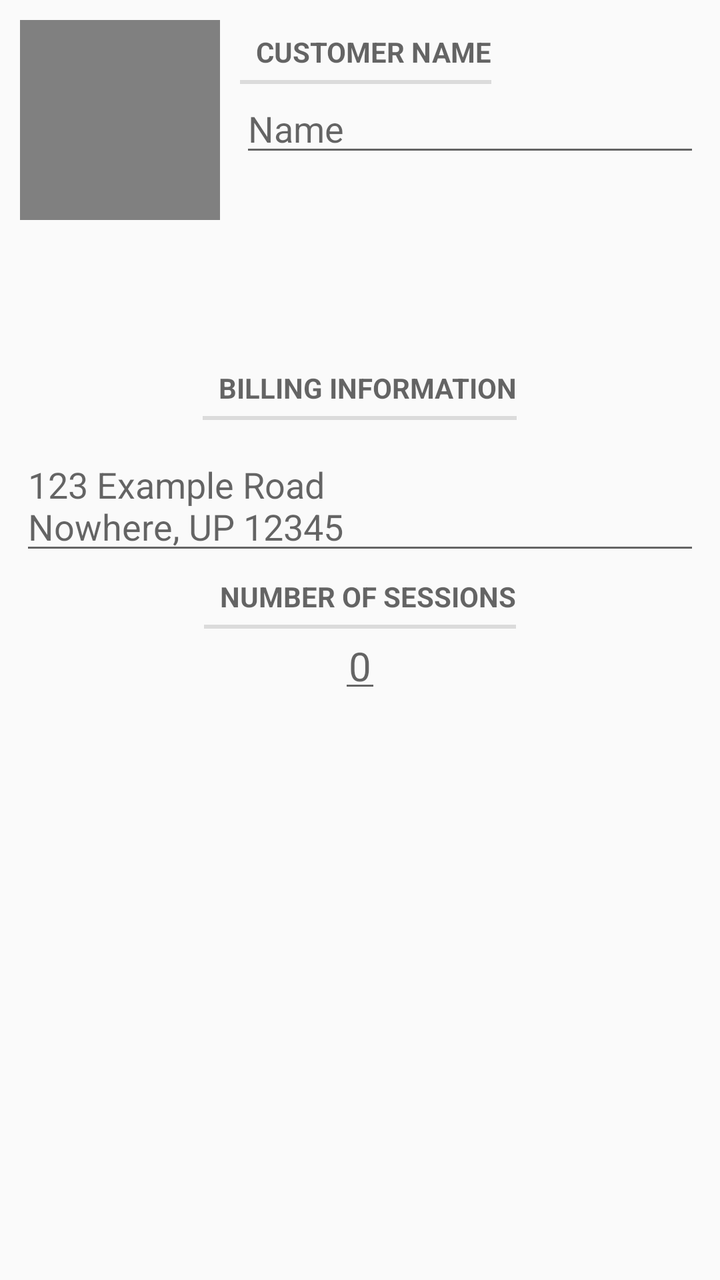
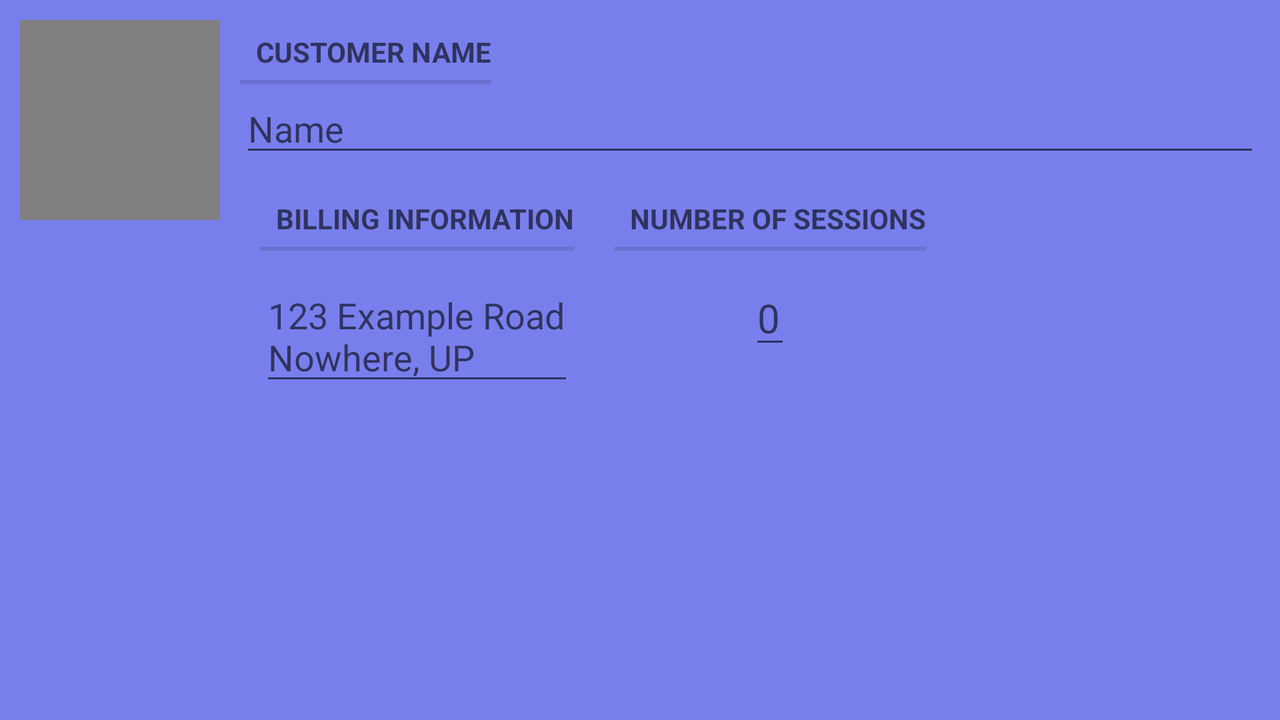

An Android layout and its configuration variant, each rendered on a device that would load it. The default file and the variant file are quoted in full after the pictures.
<!-- AndroidManifest.xml: application theme AppTheme -->
<!-- res/layout/fragment_add_customer.xml -->
<?xml version="1.0" encoding="utf-8"?>
<ScrollView
    xmlns:android="http://schemas.android.com/apk/res/android"
    android:layout_width="match_parent"
    android:layout_height="match_parent"
    android:fillViewport="true">

    <LinearLayout
        android:layout_width="match_parent"
        android:layout_height="wrap_content"
        android:orientation="vertical" >

        <LinearLayout
            android:layout_width="match_parent"
            android:layout_height="wrap_content"
            android:orientation="horizontal">

            <LinearLayout
                android:layout_width="wrap_content"
                android:layout_height="wrap_content"
                android:orientation="vertical">

                <ImageView
                    android:id="@+id/add_customer_imageview"
                    android:layout_width="100dp"
                    android:layout_height="100dp"
                    android:scaleType="fitXY"
                    android:background="@color/image_background"
                    android:layout_margin="10dp"
                    android:contentDescription="@string/customer_image"/>

                <ImageButton
                    android:id="@+id/add_customer_imagebutton"
                    android:layout_width="wrap_content"
                    android:layout_height="wrap_content"
                    android:layout_gravity="center_horizontal"
                    android:src="@mipmap/ic_camera"
                    android:contentDescription="@string/image_button"
                    style="?android:attr/buttonBarButtonStyle"/>
            </LinearLayout>
            <LinearLayout
                android:layout_width="match_parent"
                android:layout_height="wrap_content"
                android:orientation="vertical">

                <TextView
                    android:layout_width="wrap_content"
                    android:layout_height="wrap_content"
                    android:text="@string/customer_name"
                    android:layout_marginTop="10dp"
                    style="?android:listSeparatorTextViewStyle"/>

                <EditText
                    android:id="@+id/add_customer_name"
                    android:layout_width="match_parent"
                    android:layout_height="wrap_content"
                    android:layout_marginRight="10dp"
                    android:layout_marginEnd="10dp"
                    android:hint="@string/customer_name_hint"/>
            </LinearLayout>
        </LinearLayout>

        <TextView
            android:layout_width="wrap_content"
            android:layout_height="wrap_content"
            android:layout_margin="10dp"
            android:text="@string/billing_information"
            android:layout_gravity="center_horizontal"
            style="?android:listSeparatorTextViewStyle"/>

        <EditText
            android:id="@+id/add_customer_billinginfo"
            android:layout_width="match_parent"
            android:layout_height="wrap_content"
            android:layout_marginLeft="10dp"
            android:layout_marginRight="10dp"
            android:hint="@string/billing_information_hint"/>

        <TextView
            android:layout_width="wrap_content"
            android:layout_height="wrap_content"
            android:text="@string/number_of_sessions"
            android:layout_gravity="center_horizontal"
            style="?android:listSeparatorTextViewStyle"/>

        <EditText
            android:id="@+id/add_customer_session_number"
            android:layout_width="wrap_content"
            android:layout_height="wrap_content"
            android:padding="5dp"
            android:hint="@string/placeholder_number"
            android:inputType="number"
            android:layout_gravity="center_horizontal"
            android:textSize="20sp"/>
    </LinearLayout>
</ScrollView>
<!-- resources referenced by this layout -->
<resources>
  <color name="image_background">#808080</color>
  <string name="billing_information">Billing Information</string>
  <string name="billing_information_hint">123 Example Road\nNowhere, UP 12345</string>
  <string name="customer_image">Picture of customer</string>
  <string name="customer_name">Customer Name</string>
  <string name="customer_name_hint">Name</string>
  <string name="image_button">Button to take picture of customer</string>
  <string name="number_of_sessions">Number of Sessions</string>
  <string name="placeholder_number">0</string>
  <style name="AppTheme" parent="Theme.AppCompat.Light.DarkActionBar">
          
          <item name="colorPrimary">@color/colorPrimary</item>
          <item name="colorPrimaryDark">@color/colorPrimaryDark</item>
          <item name="colorAccent">@color/colorAccent</item>
      </style>
  <color name="colorPrimary">#FFBE6C</color>
  <color name="colorPrimaryDark">#FF9E24</color>
  <color name="colorAccent">#FFF06C</color>
</resources>
<!-- res/layout-land/fragment_add_customer.xml (the repository's variant of the layout above) -->
<!-- drawn on the phone turned sideways -->
<?xml version="1.0" encoding="utf-8"?>
<ScrollView
    xmlns:android="http://schemas.android.com/apk/res/android"
    android:layout_width="match_parent"
    android:layout_height="match_parent"
    android:fillViewport="true">

    <LinearLayout
        android:layout_width="match_parent"
        android:layout_height="wrap_content"
        android:orientation="horizontal"
        android:background="@color/background">

        <LinearLayout
            android:layout_width="wrap_content"
            android:layout_height="wrap_content"
            android:orientation="vertical">

            <ImageView
                android:id="@+id/add_customer_imageview"
                android:layout_width="100dp"
                android:layout_height="100dp"
                android:background="@color/image_background"
                android:layout_margin="10dp"
                android:contentDescription="@string/customer_image"/>

            <ImageButton
                android:id="@+id/add_customer_imagebutton"
                android:layout_width="wrap_content"
                android:layout_height="wrap_content"
                android:layout_gravity="center_horizontal"
                android:src="@mipmap/ic_camera"
                android:contentDescription="@string/image_button"
                style="?android:attr/buttonBarButtonStyle"/>
        </LinearLayout>
        <LinearLayout
            android:layout_width="match_parent"
            android:layout_height="wrap_content"
            android:orientation="vertical">

            <TextView
                android:layout_width="wrap_content"
                android:layout_height="wrap_content"
                android:text="@string/customer_name"
                android:layout_marginTop="10dp"
                style="?android:listSeparatorTextViewStyle"/>

            <EditText
                android:id="@+id/add_customer_name"
                android:layout_width="match_parent"
                android:layout_height="wrap_content"
                android:layout_marginRight="10dp"
                android:layout_marginEnd="10dp"
                android:hint="@string/customer_name_hint"/>

            <LinearLayout
                android:layout_width="match_parent"
                android:layout_height="wrap_content"
                android:orientation="horizontal">

                <LinearLayout
                    android:layout_width="wrap_content"
                    android:layout_height="wrap_content"
                    android:orientation="vertical">

                    <TextView
                        android:layout_width="wrap_content"
                        android:layout_height="wrap_content"
                        android:layout_margin="10dp"
                        android:text="@string/billing_information"
                        style="?android:listSeparatorTextViewStyle"/>

                    <EditText
                        android:id="@+id/add_customer_billinginfo"
                        android:layout_width="match_parent"
                        android:layout_height="wrap_content"
                        android:layout_marginLeft="10dp"
                        android:layout_marginRight="10dp"
                        android:hint="@string/billing_information_hint"/>

                </LinearLayout>
                <LinearLayout
                    android:layout_width="wrap_content"
                    android:layout_height="wrap_content"
                    android:orientation="vertical">

                    <TextView
                        android:layout_width="wrap_content"
                        android:layout_height="wrap_content"
                        android:layout_margin="10dp"
                        android:text="@string/number_of_sessions"
                        style="?android:listSeparatorTextViewStyle"/>

                    <EditText
                        android:id="@+id/add_customer_session_number"
                        android:layout_width="wrap_content"
                        android:layout_height="wrap_content"
                        android:layout_gravity="center"
                        android:hint="@string/placeholder_number"
                        android:inputType="number"
                        android:textSize="20sp"/>
                </LinearLayout>
            </LinearLayout>
        </LinearLayout>
    </LinearLayout>
</ScrollView>
<!-- resources referenced by the variant -->
<!-- as the phone turned sideways resolves them -->
<resources>
  <color name="background">#787fed</color>
  <color name="image_background">#808080</color>
  <string name="billing_information">Billing Information</string>
  <string name="billing_information_hint">123 Example Road\nNowhere, UP 12345</string>
  <string name="customer_image">Picture of customer</string>
  <string name="customer_name">Customer Name</string>
  <string name="customer_name_hint">Name</string>
  <string name="image_button">Button to take picture of customer</string>
  <string name="number_of_sessions">Number of Sessions</string>
  <string name="placeholder_number">0</string>
  <style name="AppTheme" parent="Theme.AppCompat.Light.DarkActionBar">
          
          <item name="colorPrimary">@color/colorPrimary</item>
          <item name="colorPrimaryDark">@color/colorPrimaryDark</item>
          <item name="colorAccent">@color/colorAccent</item>
      </style>
  <color name="colorPrimary">#FFBE6C</color>
  <color name="colorPrimaryDark">#FF9E24</color>
  <color name="colorAccent">#FFF06C</color>
</resources>
